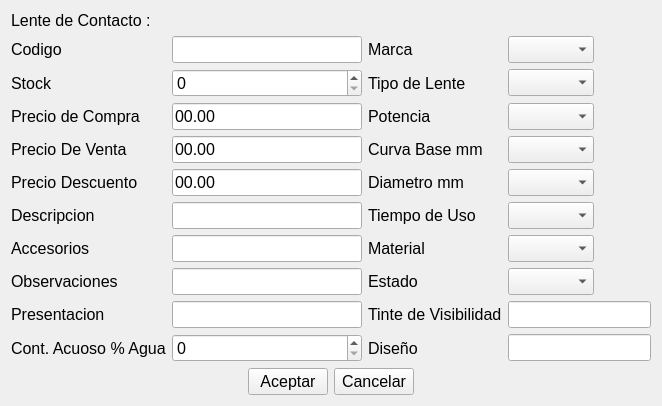
<?xml version="1.0" encoding="UTF-8"?>
<ui version="4.0">
 <class>ui_agregarLente</class>
 <widget class="QWidget" name="ui_agregarLente">
  <property name="geometry">
   <rect>
    <x>0</x>
    <y>0</y>
    <width>632</width>
    <height>402</height>
   </rect>
  </property>
  <property name="font">
   <font>
    <pointsize>12</pointsize>
   </font>
  </property>
  <property name="windowTitle">
   <string>Form</string>
  </property>
  <layout class="QGridLayout" name="gridLayout_2">
   <item row="0" column="0">
    <layout class="QGridLayout" name="gridLayout">
     <item row="8" column="3">
      <widget class="MyComboBox" name="comboBox_estado"/>
     </item>
     <item row="8" column="4">
      <widget class="QPushButton" name="pushButton_xEstado">
       <property name="sizePolicy">
        <sizepolicy hsizetype="Fixed" vsizetype="Fixed">
         <horstretch>0</horstretch>
         <verstretch>0</verstretch>
        </sizepolicy>
       </property>
       <property name="text">
        <string/>
       </property>
       <property name="icon">
        <iconset resource="../Icons/Icons.qrc">
         <normaloff>:/Icons/1349716373_monotone_close_exit_delete_small.png</normaloff>:/Icons/1349716373_monotone_close_exit_delete_small.png</iconset>
       </property>
       <property name="flat">
        <bool>true</bool>
       </property>
      </widget>
     </item>
     <item row="9" column="3" colspan="2">
      <widget class="QLineEdit" name="lineEdit_tinteVisibilidad"/>
     </item>
     <item row="1" column="0">
      <widget class="QLabel" name="label_103">
       <property name="text">
        <string>Codigo</string>
       </property>
      </widget>
     </item>
     <item row="9" column="1">
      <widget class="QLineEdit" name="lineEdit_presentacion"/>
     </item>
     <item row="9" column="0">
      <widget class="QLabel" name="label_112">
       <property name="text">
        <string>Presentacion</string>
       </property>
      </widget>
     </item>
     <item row="9" column="2">
      <widget class="QLabel" name="label_113">
       <property name="text">
        <string>Tinte de Visibilidad</string>
       </property>
      </widget>
     </item>
     <item row="11" column="0" colspan="5">
      <layout class="QHBoxLayout" name="horizontalLayout_5">
       <item>
        <spacer name="horizontalSpacer_9">
         <property name="orientation">
          <enum>Qt::Horizontal</enum>
         </property>
         <property name="sizeHint" stdset="0">
          <size>
           <width>40</width>
           <height>20</height>
          </size>
         </property>
        </spacer>
       </item>
       <item>
        <widget class="QPushButton" name="pushButton_aceptar">
         <property name="text">
          <string>Aceptar</string>
         </property>
         <property name="shortcut">
          <string>Ctrl+G</string>
         </property>
        </widget>
       </item>
       <item>
        <widget class="QPushButton" name="pushButton_cancelar">
         <property name="text">
          <string>Cancelar</string>
         </property>
         <property name="shortcut">
          <string>Esc</string>
         </property>
        </widget>
       </item>
       <item>
        <spacer name="horizontalSpacer_10">
         <property name="orientation">
          <enum>Qt::Horizontal</enum>
         </property>
         <property name="sizeHint" stdset="0">
          <size>
           <width>40</width>
           <height>20</height>
          </size>
         </property>
        </spacer>
       </item>
      </layout>
     </item>
     <item row="10" column="2">
      <widget class="QLabel" name="label_117">
       <property name="text">
        <string>Diseño</string>
       </property>
      </widget>
     </item>
     <item row="10" column="3" colspan="2">
      <widget class="QLineEdit" name="lineEdit_diseno"/>
     </item>
     <item row="1" column="1">
      <widget class="QLineEdit" name="lineEdit_codigo"/>
     </item>
     <item row="3" column="1">
      <widget class="QLineEdit" name="lineEdit_precioCompra">
       <property name="text">
        <string>00.00</string>
       </property>
      </widget>
     </item>
     <item row="1" column="3">
      <widget class="MyComboBox" name="comboBox_marca"/>
     </item>
     <item row="5" column="2">
      <widget class="QLabel" name="label_104">
       <property name="text">
        <string>Diametro mm</string>
       </property>
      </widget>
     </item>
     <item row="6" column="2">
      <widget class="QLabel" name="label_110">
       <property name="text">
        <string>Tiempo de Uso</string>
       </property>
      </widget>
     </item>
     <item row="7" column="0">
      <widget class="QLabel" name="label_107">
       <property name="text">
        <string>Accesorios</string>
       </property>
      </widget>
     </item>
     <item row="3" column="4">
      <widget class="QPushButton" name="pushButton_xPotencia">
       <property name="sizePolicy">
        <sizepolicy hsizetype="Fixed" vsizetype="Fixed">
         <horstretch>0</horstretch>
         <verstretch>0</verstretch>
        </sizepolicy>
       </property>
       <property name="text">
        <string/>
       </property>
       <property name="icon">
        <iconset resource="../Icons/Icons.qrc">
         <normaloff>:/Icons/1349716373_monotone_close_exit_delete_small.png</normaloff>:/Icons/1349716373_monotone_close_exit_delete_small.png</iconset>
       </property>
       <property name="flat">
        <bool>true</bool>
       </property>
      </widget>
     </item>
     <item row="4" column="0">
      <widget class="QLabel" name="label_100">
       <property name="text">
        <string>Precio De Venta</string>
       </property>
      </widget>
     </item>
     <item row="4" column="1">
      <widget class="QLineEdit" name="lineEdit_precioVenta">
       <property name="text">
        <string>00.00</string>
       </property>
      </widget>
     </item>
     <item row="4" column="2">
      <widget class="QLabel" name="label_106">
       <property name="sizePolicy">
        <sizepolicy hsizetype="Preferred" vsizetype="Preferred">
         <horstretch>0</horstretch>
         <verstretch>0</verstretch>
        </sizepolicy>
       </property>
       <property name="minimumSize">
        <size>
         <width>0</width>
         <height>0</height>
        </size>
       </property>
       <property name="text">
        <string>Curva Base mm</string>
       </property>
      </widget>
     </item>
     <item row="4" column="3">
      <widget class="MyComboBox" name="comboBox_curvaBase">
       <property name="sizePolicy">
        <sizepolicy hsizetype="Expanding" vsizetype="Fixed">
         <horstretch>0</horstretch>
         <verstretch>0</verstretch>
        </sizepolicy>
       </property>
       <property name="minimumSize">
        <size>
         <width>0</width>
         <height>0</height>
        </size>
       </property>
      </widget>
     </item>
     <item row="5" column="1">
      <widget class="QLineEdit" name="lineEdit_precioDescuento">
       <property name="text">
        <string>00.00</string>
       </property>
      </widget>
     </item>
     <item row="4" column="4">
      <widget class="QPushButton" name="pushButton_xCurvaBase">
       <property name="sizePolicy">
        <sizepolicy hsizetype="Fixed" vsizetype="Fixed">
         <horstretch>0</horstretch>
         <verstretch>0</verstretch>
        </sizepolicy>
       </property>
       <property name="text">
        <string/>
       </property>
       <property name="icon">
        <iconset resource="../Icons/Icons.qrc">
         <normaloff>:/Icons/1349716373_monotone_close_exit_delete_small.png</normaloff>:/Icons/1349716373_monotone_close_exit_delete_small.png</iconset>
       </property>
       <property name="autoDefault">
        <bool>false</bool>
       </property>
       <property name="flat">
        <bool>true</bool>
       </property>
      </widget>
     </item>
     <item row="5" column="0">
      <widget class="QLabel" name="label_105">
       <property name="text">
        <string>Precio Descuento</string>
       </property>
      </widget>
     </item>
     <item row="5" column="3">
      <widget class="MyComboBox" name="comboBox_diametro">
       <property name="sizePolicy">
        <sizepolicy hsizetype="Expanding" vsizetype="Fixed">
         <horstretch>0</horstretch>
         <verstretch>0</verstretch>
        </sizepolicy>
       </property>
       <property name="minimumSize">
        <size>
         <width>0</width>
         <height>0</height>
        </size>
       </property>
      </widget>
     </item>
     <item row="5" column="4">
      <widget class="QPushButton" name="pushButton_xDiametro">
       <property name="sizePolicy">
        <sizepolicy hsizetype="Fixed" vsizetype="Fixed">
         <horstretch>0</horstretch>
         <verstretch>0</verstretch>
        </sizepolicy>
       </property>
       <property name="minimumSize">
        <size>
         <width>0</width>
         <height>0</height>
        </size>
       </property>
       <property name="text">
        <string/>
       </property>
       <property name="icon">
        <iconset resource="../Icons/Icons.qrc">
         <normaloff>:/Icons/1349716373_monotone_close_exit_delete_small.png</normaloff>:/Icons/1349716373_monotone_close_exit_delete_small.png</iconset>
       </property>
       <property name="autoDefault">
        <bool>false</bool>
       </property>
       <property name="flat">
        <bool>true</bool>
       </property>
      </widget>
     </item>
     <item row="6" column="0">
      <widget class="QLabel" name="label_108">
       <property name="text">
        <string>Descripcion</string>
       </property>
      </widget>
     </item>
     <item row="6" column="1">
      <widget class="QLineEdit" name="lineEdit_descripcion">
       <property name="minimumSize">
        <size>
         <width>190</width>
         <height>0</height>
        </size>
       </property>
      </widget>
     </item>
     <item row="6" column="3">
      <widget class="MyComboBox" name="comboBox_tiempoUso"/>
     </item>
     <item row="6" column="4">
      <widget class="QPushButton" name="pushButton_xTiempoUso">
       <property name="sizePolicy">
        <sizepolicy hsizetype="Fixed" vsizetype="Fixed">
         <horstretch>0</horstretch>
         <verstretch>0</verstretch>
        </sizepolicy>
       </property>
       <property name="text">
        <string/>
       </property>
       <property name="icon">
        <iconset resource="../Icons/Icons.qrc">
         <normaloff>:/Icons/1349716373_monotone_close_exit_delete_small.png</normaloff>:/Icons/1349716373_monotone_close_exit_delete_small.png</iconset>
       </property>
       <property name="flat">
        <bool>true</bool>
       </property>
      </widget>
     </item>
     <item row="7" column="1">
      <widget class="QLineEdit" name="lineEdit_accesorios"/>
     </item>
     <item row="7" column="2">
      <widget class="QLabel" name="label_115">
       <property name="text">
        <string>Material</string>
       </property>
      </widget>
     </item>
     <item row="7" column="3">
      <widget class="MyComboBox" name="comboBox_material"/>
     </item>
     <item row="7" column="4">
      <widget class="QPushButton" name="pushButton_xMaterial">
       <property name="sizePolicy">
        <sizepolicy hsizetype="Fixed" vsizetype="Fixed">
         <horstretch>0</horstretch>
         <verstretch>0</verstretch>
        </sizepolicy>
       </property>
       <property name="text">
        <string/>
       </property>
       <property name="icon">
        <iconset resource="../Icons/Icons.qrc">
         <normaloff>:/Icons/1349716373_monotone_close_exit_delete_small.png</normaloff>:/Icons/1349716373_monotone_close_exit_delete_small.png</iconset>
       </property>
       <property name="flat">
        <bool>true</bool>
       </property>
      </widget>
     </item>
     <item row="8" column="0">
      <widget class="QLabel" name="label_109">
       <property name="text">
        <string>Observaciones</string>
       </property>
      </widget>
     </item>
     <item row="8" column="1">
      <widget class="QLineEdit" name="lineEdit_observaciones"/>
     </item>
     <item row="8" column="2">
      <widget class="QLabel" name="label_estado">
       <property name="text">
        <string>Estado</string>
       </property>
      </widget>
     </item>
     <item row="2" column="3">
      <widget class="MyComboBox" name="comboBox_tipoLente">
       <property name="sizePolicy">
        <sizepolicy hsizetype="Expanding" vsizetype="Fixed">
         <horstretch>0</horstretch>
         <verstretch>0</verstretch>
        </sizepolicy>
       </property>
       <property name="minimumSize">
        <size>
         <width>0</width>
         <height>0</height>
        </size>
       </property>
      </widget>
     </item>
     <item row="2" column="4">
      <widget class="QPushButton" name="pushButton_xTipoLente">
       <property name="sizePolicy">
        <sizepolicy hsizetype="Fixed" vsizetype="Fixed">
         <horstretch>0</horstretch>
         <verstretch>0</verstretch>
        </sizepolicy>
       </property>
       <property name="minimumSize">
        <size>
         <width>0</width>
         <height>0</height>
        </size>
       </property>
       <property name="text">
        <string/>
       </property>
       <property name="icon">
        <iconset resource="../Icons/Icons.qrc">
         <normaloff>:/Icons/1349716373_monotone_close_exit_delete_small.png</normaloff>:/Icons/1349716373_monotone_close_exit_delete_small.png</iconset>
       </property>
       <property name="autoDefault">
        <bool>false</bool>
       </property>
       <property name="flat">
        <bool>true</bool>
       </property>
      </widget>
     </item>
     <item row="3" column="0">
      <widget class="QLabel" name="label_95">
       <property name="text">
        <string>Precio de Compra</string>
       </property>
      </widget>
     </item>
     <item row="3" column="3">
      <widget class="MyComboBox" name="comboBox_potencia">
       <property name="sizePolicy">
        <sizepolicy hsizetype="Expanding" vsizetype="Fixed">
         <horstretch>0</horstretch>
         <verstretch>0</verstretch>
        </sizepolicy>
       </property>
      </widget>
     </item>
     <item row="1" column="2">
      <widget class="QLabel" name="label_101">
       <property name="text">
        <string>Marca</string>
       </property>
      </widget>
     </item>
     <item row="1" column="4">
      <widget class="QPushButton" name="pushButton_xMarca">
       <property name="sizePolicy">
        <sizepolicy hsizetype="Fixed" vsizetype="Fixed">
         <horstretch>0</horstretch>
         <verstretch>0</verstretch>
        </sizepolicy>
       </property>
       <property name="minimumSize">
        <size>
         <width>0</width>
         <height>0</height>
        </size>
       </property>
       <property name="text">
        <string/>
       </property>
       <property name="icon">
        <iconset resource="../Icons/Icons.qrc">
         <normaloff>:/Icons/1349716373_monotone_close_exit_delete_small.png</normaloff>:/Icons/1349716373_monotone_close_exit_delete_small.png</iconset>
       </property>
       <property name="autoDefault">
        <bool>false</bool>
       </property>
       <property name="flat">
        <bool>true</bool>
       </property>
      </widget>
     </item>
     <item row="3" column="2">
      <widget class="QLabel" name="label_98">
       <property name="sizePolicy">
        <sizepolicy hsizetype="Preferred" vsizetype="Preferred">
         <horstretch>0</horstretch>
         <verstretch>0</verstretch>
        </sizepolicy>
       </property>
       <property name="minimumSize">
        <size>
         <width>0</width>
         <height>0</height>
        </size>
       </property>
       <property name="text">
        <string>Potencia</string>
       </property>
      </widget>
     </item>
     <item row="2" column="1">
      <widget class="QSpinBox" name="spinBox_stock">
       <property name="maximum">
        <number>999999999</number>
       </property>
      </widget>
     </item>
     <item row="2" column="2">
      <widget class="QLabel" name="label_97">
       <property name="sizePolicy">
        <sizepolicy hsizetype="Preferred" vsizetype="Preferred">
         <horstretch>0</horstretch>
         <verstretch>0</verstretch>
        </sizepolicy>
       </property>
       <property name="minimumSize">
        <size>
         <width>0</width>
         <height>0</height>
        </size>
       </property>
       <property name="text">
        <string>Tipo de Lente</string>
       </property>
      </widget>
     </item>
     <item row="2" column="0">
      <widget class="QLabel" name="label_96">
       <property name="text">
        <string>Stock</string>
       </property>
      </widget>
     </item>
     <item row="10" column="0">
      <widget class="QLabel" name="label_114">
       <property name="text">
        <string>Cont. Acuoso % Agua</string>
       </property>
      </widget>
     </item>
     <item row="10" column="1">
      <widget class="QSpinBox" name="spinBox_contenidoAcuoso">
       <property name="maximum">
        <number>999999999</number>
       </property>
      </widget>
     </item>
     <item row="0" column="0">
      <widget class="QLabel" name="label_116">
       <property name="text">
        <string>Lente de Contacto :</string>
       </property>
      </widget>
     </item>
    </layout>
   </item>
  </layout>
 </widget>
 <customwidgets>
  <customwidget>
   <class>MyComboBox</class>
   <extends>QComboBox</extends>
   <header location="global">mycombobox.h</header>
   <slots>
    <slot>Eliminar_Item()</slot>
   </slots>
  </customwidget>
 </customwidgets>
 <tabstops>
  <tabstop>lineEdit_codigo</tabstop>
  <tabstop>spinBox_stock</tabstop>
  <tabstop>lineEdit_precioCompra</tabstop>
  <tabstop>lineEdit_precioVenta</tabstop>
  <tabstop>lineEdit_precioDescuento</tabstop>
  <tabstop>lineEdit_descripcion</tabstop>
  <tabstop>lineEdit_accesorios</tabstop>
  <tabstop>lineEdit_observaciones</tabstop>
  <tabstop>lineEdit_presentacion</tabstop>
  <tabstop>spinBox_contenidoAcuoso</tabstop>
  <tabstop>comboBox_marca</tabstop>
  <tabstop>pushButton_xMarca</tabstop>
  <tabstop>comboBox_tipoLente</tabstop>
  <tabstop>pushButton_xTipoLente</tabstop>
  <tabstop>comboBox_potencia</tabstop>
  <tabstop>pushButton_xPotencia</tabstop>
  <tabstop>comboBox_curvaBase</tabstop>
  <tabstop>pushButton_xCurvaBase</tabstop>
  <tabstop>comboBox_diametro</tabstop>
  <tabstop>pushButton_xDiametro</tabstop>
  <tabstop>comboBox_tiempoUso</tabstop>
  <tabstop>pushButton_xTiempoUso</tabstop>
  <tabstop>comboBox_material</tabstop>
  <tabstop>pushButton_xMaterial</tabstop>
  <tabstop>comboBox_estado</tabstop>
  <tabstop>pushButton_xEstado</tabstop>
  <tabstop>lineEdit_tinteVisibilidad</tabstop>
  <tabstop>lineEdit_diseno</tabstop>
  <tabstop>pushButton_aceptar</tabstop>
  <tabstop>pushButton_cancelar</tabstop>
 </tabstops>
 <resources>
  <include location="../Icons/Icons.qrc"/>
 </resources>
 <connections>
  <connection>
   <sender>pushButton_cancelar</sender>
   <signal>clicked()</signal>
   <receiver>ui_agregarLente</receiver>
   <slot>close()</slot>
   <hints>
    <hint type="sourcelabel">
     <x>391</x>
     <y>444</y>
    </hint>
    <hint type="destinationlabel">
     <x>345</x>
     <y>233</y>
    </hint>
   </hints>
  </connection>
 </connections>
</ui>
